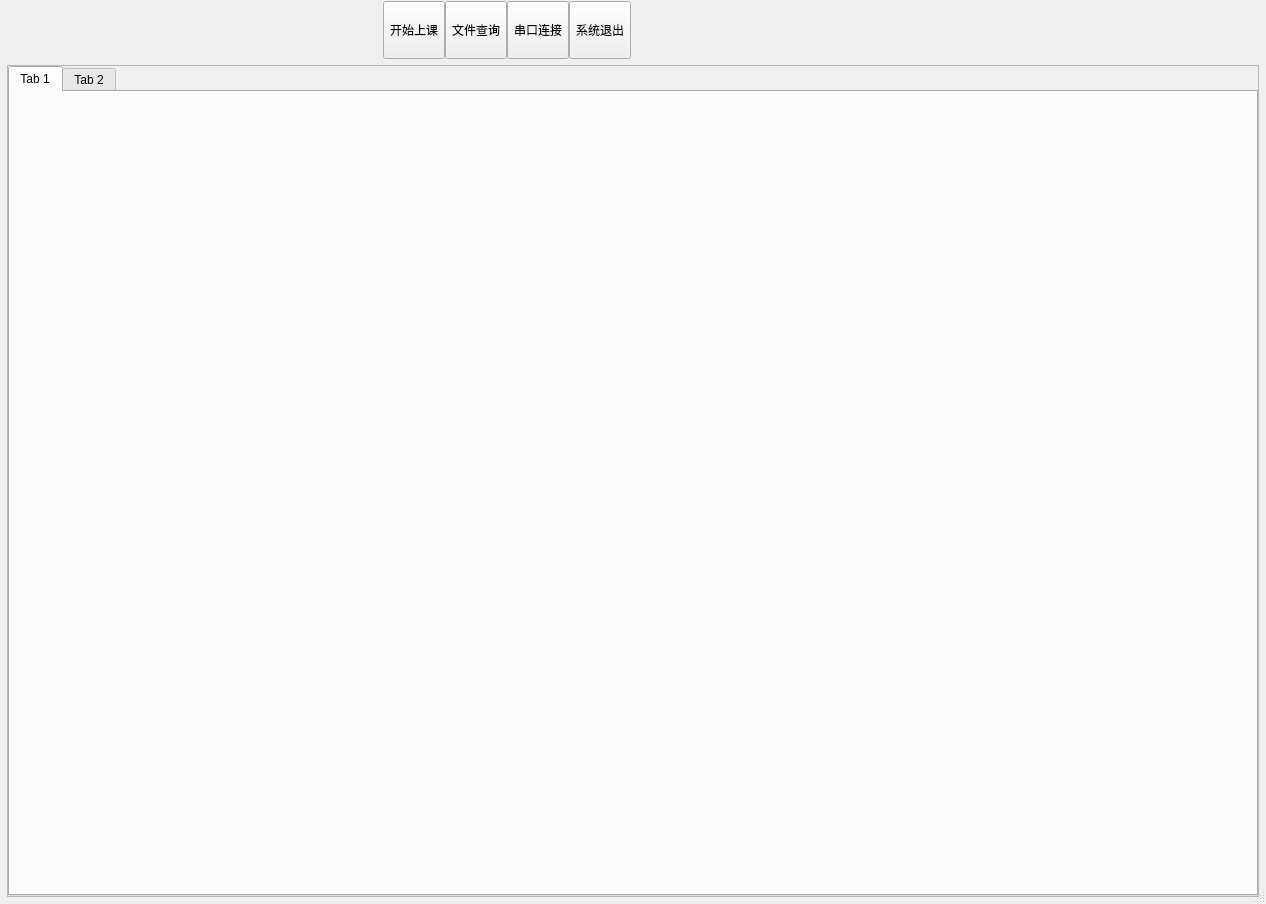
<?xml version="1.0" encoding="UTF-8"?>
<ui version="4.0">
 <class>UIDemo3</class>
 <widget class="QDialog" name="UIDemo3">
  <property name="geometry">
   <rect>
    <x>0</x>
    <y>0</y>
    <width>1266</width>
    <height>904</height>
   </rect>
  </property>
  <property name="windowTitle">
   <string>Form</string>
  </property>
  <property name="sizeGripEnabled">
   <bool>true</bool>
  </property>
  <layout class="QVBoxLayout" name="verticalLayout_2">
   <property name="spacing">
    <number>0</number>
   </property>
   <property name="leftMargin">
    <number>1</number>
   </property>
   <property name="topMargin">
    <number>1</number>
   </property>
   <property name="rightMargin">
    <number>1</number>
   </property>
   <property name="bottomMargin">
    <number>1</number>
   </property>
   <item>
    <widget class="QWidget" name="widgetTitle" native="true">
     <property name="sizePolicy">
      <sizepolicy hsizetype="Preferred" vsizetype="Fixed">
       <horstretch>0</horstretch>
       <verstretch>0</verstretch>
      </sizepolicy>
     </property>
     <layout class="QHBoxLayout" name="horizontalLayout_2">
      <property name="spacing">
       <number>10</number>
      </property>
      <property name="leftMargin">
       <number>10</number>
      </property>
      <property name="topMargin">
       <number>0</number>
      </property>
      <property name="rightMargin">
       <number>0</number>
      </property>
      <property name="bottomMargin">
       <number>0</number>
      </property>
      <item>
       <widget class="QLabel" name="labIco">
        <property name="text">
         <string/>
        </property>
        <property name="alignment">
         <set>Qt::AlignCenter</set>
        </property>
       </widget>
      </item>
      <item>
       <widget class="QLabel" name="labTitle">
        <property name="styleSheet">
         <string notr="true"/>
        </property>
        <property name="text">
         <string/>
        </property>
        <property name="alignment">
         <set>Qt::AlignLeading|Qt::AlignLeft|Qt::AlignVCenter</set>
        </property>
       </widget>
      </item>
      <item>
       <widget class="QWidget" name="widgetTop" native="true">
        <layout class="QHBoxLayout" name="horizontalLayout_3">
         <property name="spacing">
          <number>0</number>
         </property>
         <property name="leftMargin">
          <number>0</number>
         </property>
         <property name="topMargin">
          <number>0</number>
         </property>
         <property name="rightMargin">
          <number>0</number>
         </property>
         <property name="bottomMargin">
          <number>0</number>
         </property>
         <item>
          <spacer name="horizontalSpacer_2">
           <property name="orientation">
            <enum>Qt::Horizontal</enum>
           </property>
           <property name="sizeHint" stdset="0">
            <size>
             <width>40</width>
             <height>20</height>
            </size>
           </property>
          </spacer>
         </item>
         <item>
          <widget class="QToolButton" name="btnMain">
           <property name="sizePolicy">
            <sizepolicy hsizetype="Fixed" vsizetype="Expanding">
             <horstretch>0</horstretch>
             <verstretch>0</verstretch>
            </sizepolicy>
           </property>
           <property name="text">
            <string>开始上课</string>
           </property>
           <property name="icon">
            <iconset resource="demo.qrc">
             <normaloff>:/demo/main_main.png</normaloff>:/demo/main_main.png</iconset>
           </property>
           <property name="toolButtonStyle">
            <enum>Qt::ToolButtonTextUnderIcon</enum>
           </property>
          </widget>
         </item>
         <item>
          <widget class="QToolButton" name="btnData">
           <property name="sizePolicy">
            <sizepolicy hsizetype="Fixed" vsizetype="Expanding">
             <horstretch>0</horstretch>
             <verstretch>0</verstretch>
            </sizepolicy>
           </property>
           <property name="text">
            <string>文件查询</string>
           </property>
           <property name="icon">
            <iconset resource="demo.qrc">
             <normaloff>:/demo/main_data.png</normaloff>:/demo/main_data.png</iconset>
           </property>
           <property name="checked">
            <bool>false</bool>
           </property>
           <property name="toolButtonStyle">
            <enum>Qt::ToolButtonTextUnderIcon</enum>
           </property>
          </widget>
         </item>
         <item>
          <widget class="QToolButton" name="btnHelp">
           <property name="sizePolicy">
            <sizepolicy hsizetype="Fixed" vsizetype="Expanding">
             <horstretch>0</horstretch>
             <verstretch>0</verstretch>
            </sizepolicy>
           </property>
           <property name="styleSheet">
            <string notr="true"/>
           </property>
           <property name="text">
            <string>串口连接</string>
           </property>
           <property name="icon">
            <iconset resource="demo.qrc">
             <normaloff>:/demo/main_help.png</normaloff>:/demo/main_help.png</iconset>
           </property>
           <property name="toolButtonStyle">
            <enum>Qt::ToolButtonTextUnderIcon</enum>
           </property>
          </widget>
         </item>
         <item>
          <widget class="QToolButton" name="btnExit">
           <property name="sizePolicy">
            <sizepolicy hsizetype="Fixed" vsizetype="Expanding">
             <horstretch>0</horstretch>
             <verstretch>0</verstretch>
            </sizepolicy>
           </property>
           <property name="styleSheet">
            <string notr="true"/>
           </property>
           <property name="text">
            <string>系统退出</string>
           </property>
           <property name="icon">
            <iconset resource="demo.qrc">
             <normaloff>:/demo/main_exit.png</normaloff>:/demo/main_exit.png</iconset>
           </property>
           <property name="toolButtonStyle">
            <enum>Qt::ToolButtonTextUnderIcon</enum>
           </property>
          </widget>
         </item>
        </layout>
       </widget>
      </item>
      <item>
       <spacer name="horizontalSpacer">
        <property name="orientation">
         <enum>Qt::Horizontal</enum>
        </property>
        <property name="sizeHint" stdset="0">
         <size>
          <width>40</width>
          <height>20</height>
         </size>
        </property>
       </spacer>
      </item>
      <item>
       <widget class="QWidget" name="widgetMenu" native="true">
        <layout class="QGridLayout" name="gridLayout">
         <item row="0" column="0">
          <spacer name="verticalSpacer">
           <property name="orientation">
            <enum>Qt::Vertical</enum>
           </property>
           <property name="sizeHint" stdset="0">
            <size>
             <width>20</width>
             <height>40</height>
            </size>
           </property>
          </spacer>
         </item>
        </layout>
       </widget>
      </item>
     </layout>
    </widget>
   </item>
   <item>
    <widget class="QWidget" name="widget_main" native="true">
     <layout class="QVBoxLayout" name="verticalLayout_3">
      <property name="leftMargin">
       <number>6</number>
      </property>
      <property name="topMargin">
       <number>6</number>
      </property>
      <property name="rightMargin">
       <number>6</number>
      </property>
      <property name="bottomMargin">
       <number>6</number>
      </property>
      <item>
       <widget class="QSplitter" name="splitterH">
        <property name="orientation">
         <enum>Qt::Horizontal</enum>
        </property>
        <widget class="QSplitter" name="splitterV">
         <property name="orientation">
          <enum>Qt::Vertical</enum>
         </property>
         <widget class="QFrame" name="frame">
          <property name="frameShape">
           <enum>QFrame::StyledPanel</enum>
          </property>
          <property name="frameShadow">
           <enum>QFrame::Raised</enum>
          </property>
          <layout class="QVBoxLayout" name="verticalLayout">
           <property name="spacing">
            <number>0</number>
           </property>
           <property name="leftMargin">
            <number>0</number>
           </property>
           <property name="topMargin">
            <number>0</number>
           </property>
           <property name="rightMargin">
            <number>0</number>
           </property>
           <property name="bottomMargin">
            <number>0</number>
           </property>
           <item>
            <widget class="QTabWidget" name="tabWidget">
             <property name="currentIndex">
              <number>0</number>
             </property>
             <widget class="QWidget" name="tab">
              <attribute name="title">
               <string>Tab 1</string>
              </attribute>
              <widget class="PanelWidget" name="widgetPanel" native="true">
               <property name="geometry">
                <rect>
                 <x>40</x>
                 <y>50</y>
                 <width>861</width>
                 <height>491</height>
                </rect>
               </property>
              </widget>
             </widget>
             <widget class="QWidget" name="tab_2">
              <attribute name="title">
               <string>Tab 2</string>
              </attribute>
             </widget>
            </widget>
           </item>
          </layout>
         </widget>
        </widget>
       </widget>
      </item>
     </layout>
    </widget>
   </item>
  </layout>
 </widget>
 <customwidgets>
  <customwidget>
   <class>PanelWidget</class>
   <extends>QWidget</extends>
   <header location="global">form/panelwidget.h</header>
   <container>1</container>
  </customwidget>
 </customwidgets>
 <resources>
  <include location="demo.qrc"/>
 </resources>
 <connections/>
</ui>
